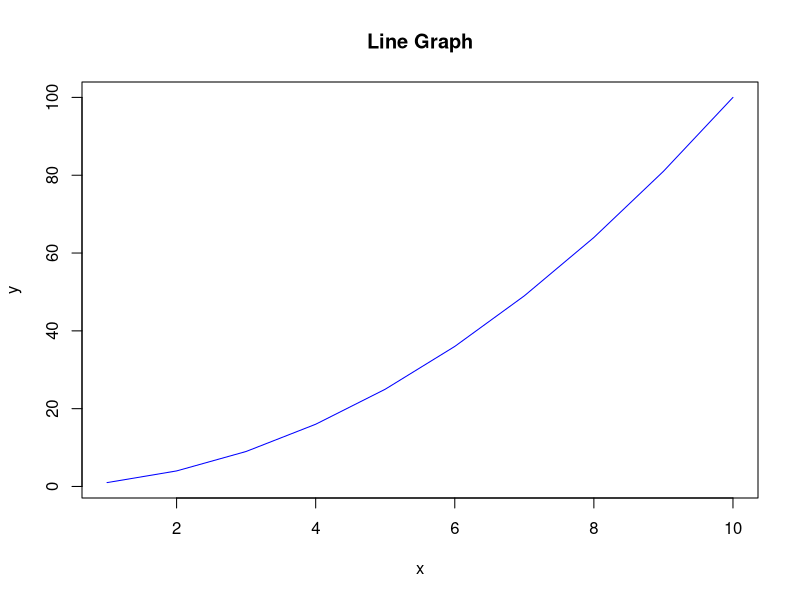
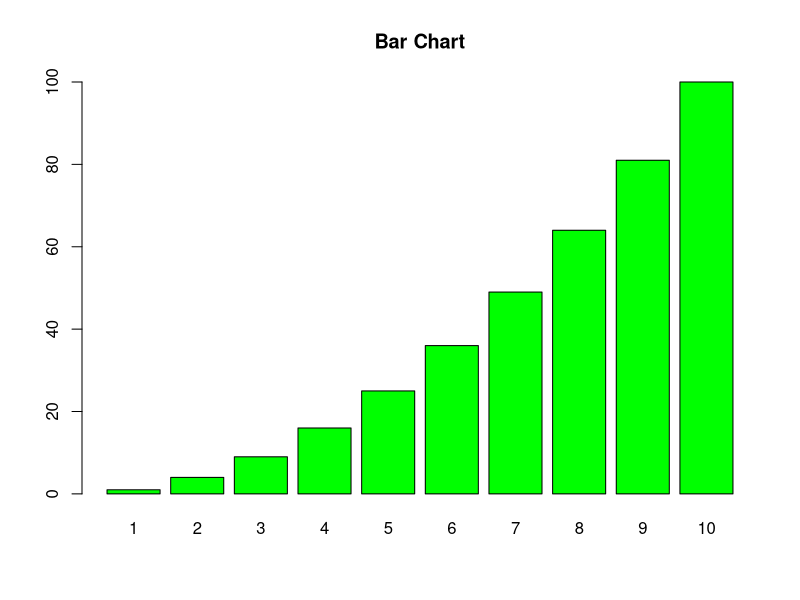
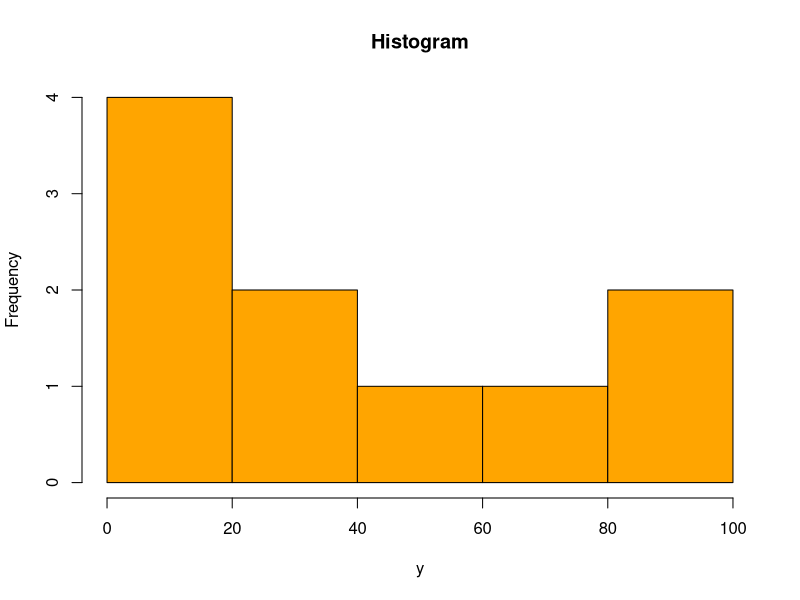
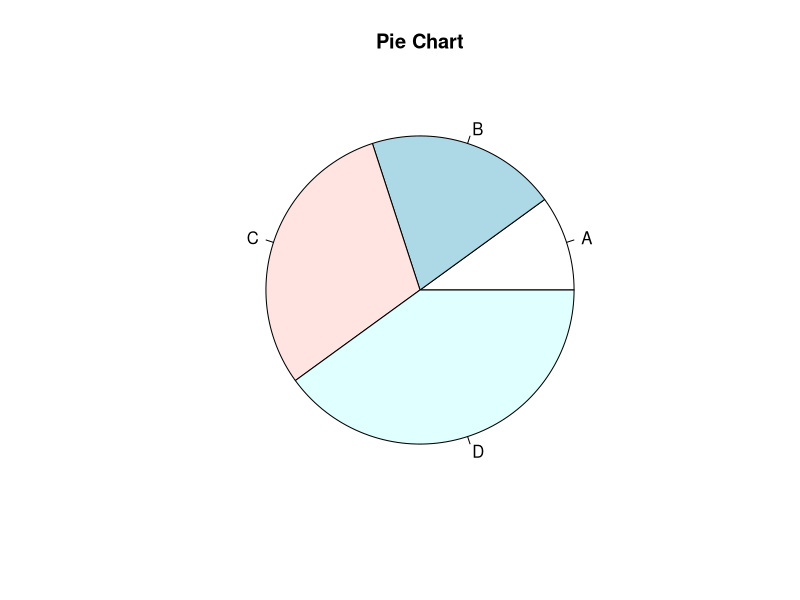

Source code (R) for these figures, in order:
# 16. Drawing graphs in R
x <- 1:10
y <- x^2

# Line graph
plot(x, y, type = "l", col = "blue", main = "Line Graph")

# Bar chart
barplot(y, names.arg = x, col = "green", main = "Bar Chart")

# Histogram
hist(y, col = "orange", main = "Histogram")

# Pie chart
slices <- c(10, 20, 30, 40)
labels <- c("A", "B", "C", "D")
pie(slices, labels = labels, main = "Pie Chart")
